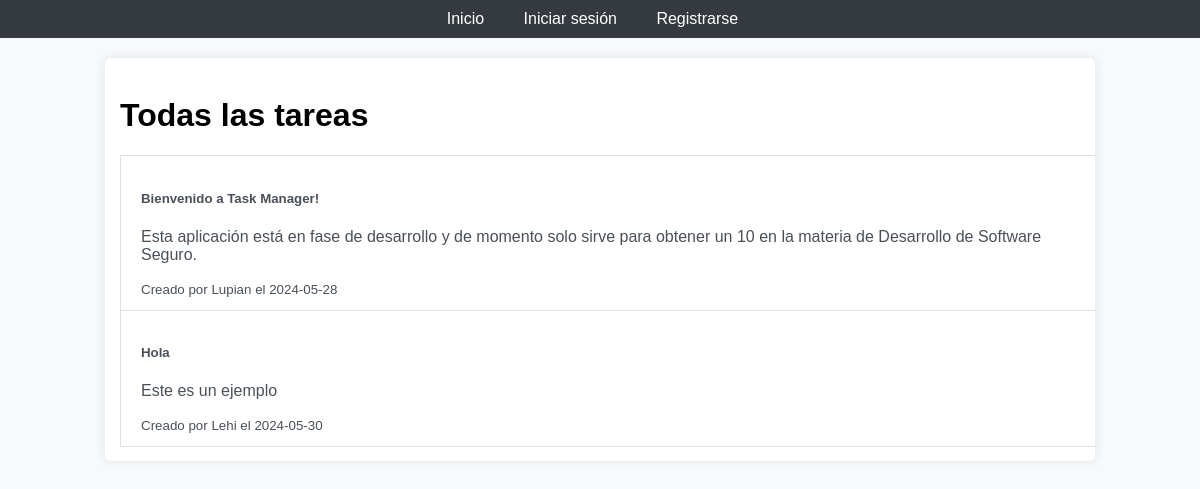
The page /home on the database its author committed.
### app/models.py (models this page shows, shortened)
class Task(db.Model):
    id = db.Column(db.Integer, primary_key=True)
    title = db.Column(db.String(100), nullable=False)
    content = db.Column(db.Text, nullable=False)
    date_posted = db.Column(db.DateTime, nullable=False, default=datetime.utcnow)
    due_date = db.Column(db.DateTime, nullable=True)
    priority = db.Column(db.String(10), nullable=False, default='Media')
    user_id = db.Column(db.Integer, db.ForeignKey('user.id'), nullable=False)
    comments = db.relationship('Comment', backref='task', lazy=True, cascade="all, delete-orphan")

class User(db.Model, UserMixin):
    id = db.Column(db.Integer, primary_key=True)
    username = db.Column(db.String(20), unique=True, nullable=False)
    email = db.Column(db.String(120), unique=True, nullable=False)
    image_file = db.Column(db.String(20), nullable=False, default='default.jpg')
    password = db.Column(db.String(60), nullable=False)
    tasks = db.relationship('Task', backref='author', lazy=True)
    comments = db.relationship('Comment', backref='author', lazy=True)

### app/routes.py (the view)
@main.route('/')
@main.route('/home')
def home():
    tasks = Task.query.all()
    return render_template('home.html', tasks=tasks)

### app/templates/home.html
{% extends "base.html" %}
{% block content %}
<h1 class="mt-4">Todas las tareas</h1>
<div class="list-group">
    {% for task in tasks %}
    <a href="{{ url_for('main.task', task_id=task.id) }}" class="list-group-item list-group-item-action">
        <h5 class="mb-1">{{ task.title }}</h5>
        <p class="mb-1">{{ task.content }}</p>
        <small>Creado por {{ task.author.username }} el {{ task.date_posted.strftime('%Y-%m-%d') }}</small>
    </a>
    {% endfor %}
</div>
{% endblock %}

### app/static/styles.css (style rules this page uses)
body { font-family: Arial, sans-serif; background-color: #f8f9fa; margin: 0; padding: 0; overflow-x: hidden; }
.list-group-item { position: relative; display: block; padding: 0.75rem 1.25rem; margin-bottom: -1px; background-color: #fff; text-decoration: none; border: 1px solid rgba(0, 0, 0, 0.125); overflow: hidden; }
.list-group-item-action { width: 100%; color: #495057; text-align: inherit; }
.mt-4 { margin-top: 1.5rem !important; }

### rows shown on the page
Task: title "Bienvenido a Task Manager!", content "Esta aplicación está en fase de desarrollo y de momento solo sirve para obtener un 10 en la materia de Desarrollo de Software Seguro.", author.username "Lupian", date_posted "2024-05-28"
Task: title "Hola", content "Este es un ejemplo", author.username "Lehi", date_posted "2024-05-30"
